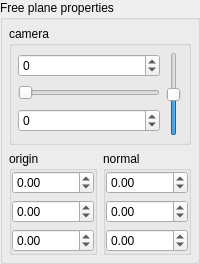
          <widget class="QGroupBox" name="free_plane">
           <property name="sizePolicy">
            <sizepolicy hsizetype="Preferred" vsizetype="Maximum">
             <horstretch>0</horstretch>
             <verstretch>0</verstretch>
            </sizepolicy>
           </property>
           <property name="title">
            <string>Free plane properties</string>
           </property>
           <layout class="QVBoxLayout" name="verticalLayout_10">
            <property name="leftMargin">
             <number>6</number>
            </property>
            <property name="topMargin">
             <number>6</number>
            </property>
            <property name="rightMargin">
             <number>6</number>
            </property>
            <property name="bottomMargin">
             <number>6</number>
            </property>
            <item>
             <widget class="QGroupBox" name="groupBox">
              <property name="title">
               <string>camera</string>
              </property>
              <layout class="QHBoxLayout" name="horizontalLayout_12">
               <property name="leftMargin">
                <number>6</number>
               </property>
               <property name="topMargin">
                <number>6</number>
               </property>
               <property name="rightMargin">
                <number>6</number>
               </property>
               <property name="bottomMargin">
                <number>6</number>
               </property>
               <item>
                <layout class="QVBoxLayout" name="verticalLayout_11">
                 <item>
                  <widget class="QSpinBox" name="cam_yaw">
                   <property name="minimum">
                    <number>-1</number>
                   </property>
                   <property name="maximum">
                    <number>360</number>
                   </property>
                  </widget>
                 </item>
                 <item>
                  <widget class="QSlider" name="cam_yaw_slider">
                   <property name="sizePolicy">
                    <sizepolicy hsizetype="Minimum" vsizetype="MinimumExpanding">
                     <horstretch>0</horstretch>
                     <verstretch>0</verstretch>
                    </sizepolicy>
                   </property>
                   <property name="maximumSize">
                    <size>
                     <width>16777215</width>
                     <height>16</height>
                    </size>
                   </property>
                   <property name="maximum">
                    <number>359</number>
                   </property>
                   <property name="orientation">
                    <enum>Qt::Horizontal</enum>
                   </property>
                  </widget>
                 </item>
                 <item>
                  <widget class="QSpinBox" name="cam_pitch">
                   <property name="minimum">
                    <number>-45</number>
                   </property>
                   <property name="maximum">
                    <number>45</number>
                   </property>
                  </widget>
                 </item>
                </layout>
               </item>
               <item>
                <widget class="QSlider" name="cam_pitch_slider">
                 <property name="sizePolicy">
                  <sizepolicy hsizetype="Fixed" vsizetype="Minimum">
                   <horstretch>0</horstretch>
                   <verstretch>0</verstretch>
                  </sizepolicy>
                 </property>
                 <property name="maximumSize">
                  <size>
                   <width>16</width>
                   <height>16777215</height>
                  </size>
                 </property>
                 <property name="minimum">
                  <number>-45</number>
                 </property>
                 <property name="maximum">
                  <number>45</number>
                 </property>
                 <property name="orientation">
                  <enum>Qt::Vertical</enum>
                 </property>
                </widget>
               </item>
              </layout>
             </widget>
            </item>
            <item>
             <layout class="QHBoxLayout" name="horizontalLayout_2">
              <property name="topMargin">
               <number>0</number>
              </property>
              <item>
               <widget class="QGroupBox" name="free_orig">
                <property name="title">
                 <string>origin</string>
                </property>
                <layout class="QVBoxLayout" name="verticalLayout_3">
                 <property name="leftMargin">
                  <number>0</number>
                 </property>
                 <property name="topMargin">
                  <number>0</number>
                 </property>
                 <property name="rightMargin">
                  <number>0</number>
                 </property>
                 <property name="bottomMargin">
                  <number>0</number>
                 </property>
                 <item>
                  <widget class="QDoubleSpinBox" name="orig_x">
                   <property name="minimum">
                    <double>-10000.000000000000000</double>
                   </property>
                   <property name="maximum">
                    <double>10000.000000000000000</double>
                   </property>
                   <property name="singleStep">
                    <double>0.100000000000000</double>
                   </property>
                  </widget>
                 </item>
                 <item>
                  <widget class="QDoubleSpinBox" name="orig_y">
                   <property name="minimum">
                    <double>-10000.000000000000000</double>
                   </property>
                   <property name="maximum">
                    <double>10000.000000000000000</double>
                   </property>
                   <property name="singleStep">
                    <double>0.100000000000000</double>
                   </property>
                  </widget>
                 </item>
                 <item>
                  <widget class="QDoubleSpinBox" name="orig_z">
                   <property name="minimum">
                    <double>-10000.000000000000000</double>
                   </property>
                   <property name="maximum">
                    <double>10000.000000000000000</double>
                   </property>
                   <property name="singleStep">
                    <double>0.100000000000000</double>
                   </property>
                  </widget>
                 </item>
                </layout>
               </widget>
              </item>
              <item>
               <widget class="QGroupBox" name="free_norm">
                <property name="title">
                 <string>normal</string>
                </property>
                <layout class="QVBoxLayout" name="verticalLayout_7">
                 <property name="leftMargin">
                  <number>0</number>
                 </property>
                 <property name="topMargin">
                  <number>0</number>
                 </property>
                 <property name="rightMargin">
                  <number>0</number>
                 </property>
                 <property name="bottomMargin">
                  <number>0</number>
                 </property>
                 <item>
                  <widget class="QDoubleSpinBox" name="norm_x">
                   <property name="minimum">
                    <double>-1.000000000000000</double>
                   </property>
                   <property name="maximum">
                    <double>1.000000000000000</double>
                   </property>
                   <property name="singleStep">
                    <double>0.010000000000000</double>
                   </property>
                  </widget>
                 </item>
                 <item>
                  <widget class="QDoubleSpinBox" name="norm_y">
                   <property name="minimum">
                    <double>-1.000000000000000</double>
                   </property>
                   <property name="maximum">
                    <double>1.000000000000000</double>
                   </property>
                   <property name="singleStep">
                    <double>0.010000000000000</double>
                   </property>
                  </widget>
                 </item>
                 <item>
                  <widget class="QDoubleSpinBox" name="norm_z">
                   <property name="minimum">
                    <double>-1.000000000000000</double>
                   </property>
                   <property name="maximum">
                    <double>1.000000000000000</double>
                   </property>
                   <property name="singleStep">
                    <double>0.010000000000000</double>
                   </property>
                  </widget>
                 </item>
                </layout>
               </widget>
              </item>
             </layout>
            </item>
           </layout>
          </widget>
